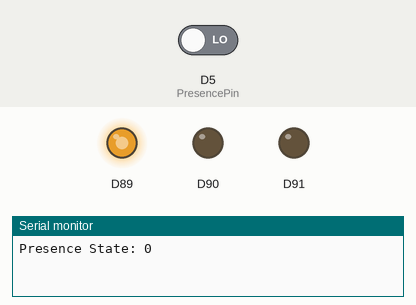
A sketch run on a simulated Arduino MKR. On the bench: output pins drawn as LEDs (lit = HIGH), the last lines printed to the serial monitor. The inputs (shaded band) are chosen by the test bench; at power-on: D5 (PresencePin) LOW.

Above: at 1.4 s.
2.3 s: D5 (PresencePin) driven HIGH
At 2.9 s:
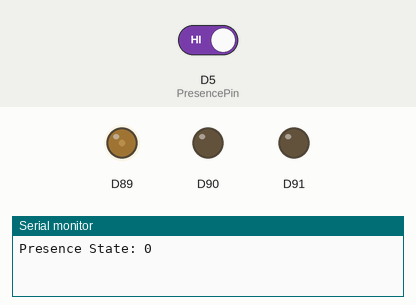
At 11.4 s:
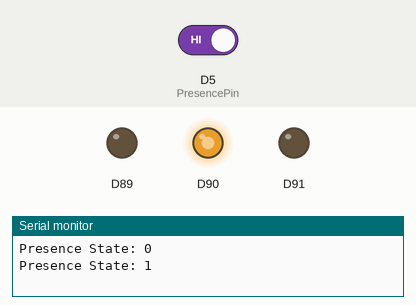
Timing chart, 0 to 32.5 s (numbered marks = the images above; inputs shaded):
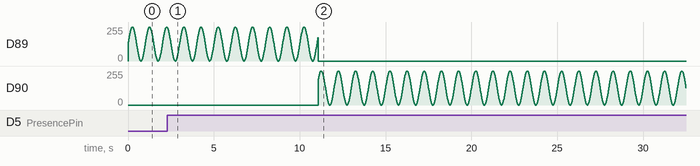

The sketch:

mmWave-GPIO.ino
```cpp
#include <WiFiNINA.h>           // wifi library for the MKR1010
#include <utility/wifi_drv.h>   // library to drive to RGB LED on the MKR1010

#define PresencePin  5

int presence = 0;

void setup() {
  // put your setup code here, to run once:
  Serial.begin(115200);
  pinMode(PresencePin, INPUT);

  // RGB LED's
  WiFiDrv::pinMode(25, OUTPUT); // G
  WiFiDrv::pinMode(26, OUTPUT); // R
  WiFiDrv::pinMode(27, OUTPUT); // B

  glowRed(100);


}

void loop() {
  // put your main code here, to run repeatedly:
  presence = digitalRead(PresencePin);

  Serial.print("Presence State: ");
  Serial.println(presence);
  if(presence){
    //blinkRGB(100,10,0,200,0);
    glowGreen(1000);

   } else {
    //blinkRGB(100,10,200,0,0);
    glowRed(1000);

  }

  //delay(1000);
}


void blinkRGB(int ms, int loops, int r, int g, int b){
  while(loops){
    WiFiDrv::analogWrite(25, r);
    WiFiDrv::analogWrite(26, g);
    WiFiDrv::analogWrite(27, b);
    delay(ms);
    WiFiDrv::analogWrite(25, 0);
    WiFiDrv::analogWrite(26, 0);
    WiFiDrv::analogWrite(27, 0);
    delay(ms);
    loops-=1;
  }

}


void glowRed(int loops){


  while(loops){
    float step = millis()/1000.0;
    int value = 128.0 + 128 * sin( step * 2.0 * PI );
    WiFiDrv::analogWrite(25, value);
    WiFiDrv::analogWrite(26, 0);
    WiFiDrv::analogWrite(27, 0);
    delay(10);
    loops-=1;
  }


}


void glowGreen(int loops){


  while(loops){
    float step = millis()/1000.0;
    int value = 128.0 + 128 * sin( step * 2.0 * PI );
    WiFiDrv::analogWrite(25, 0);
    WiFiDrv::analogWrite(26, value);
    WiFiDrv::analogWrite(27, 0);
    delay(10);
    loops-=1;
  }


}
```
